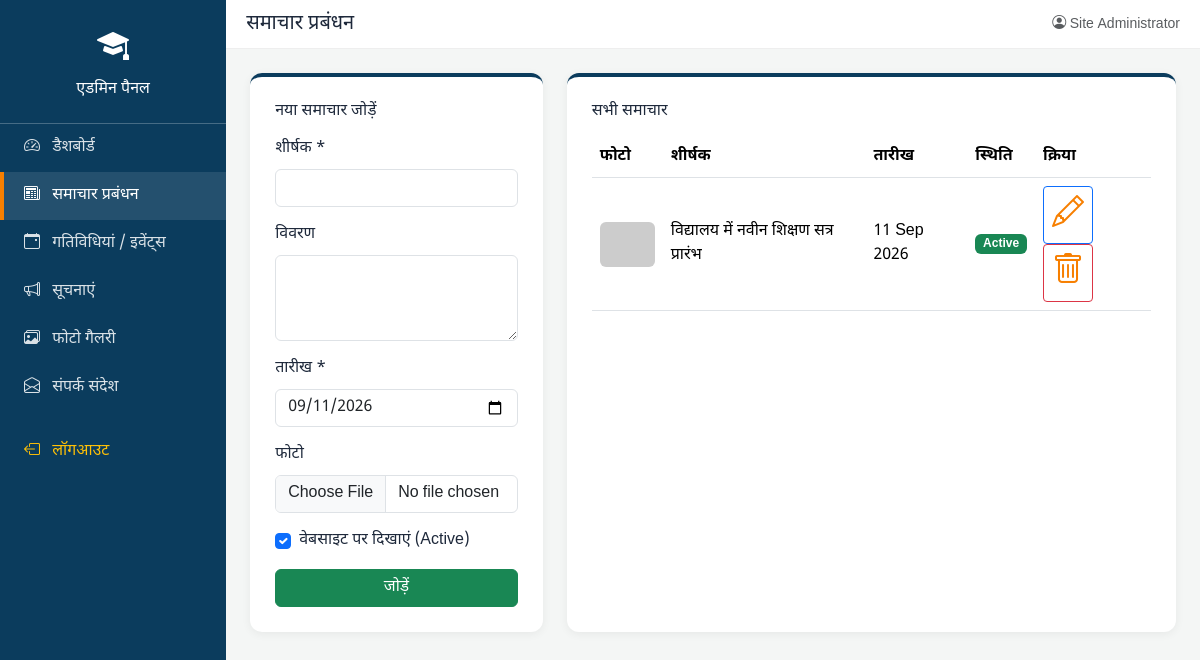
The app's page /admin/news_manage.php (signed in) with its own data.
### tables this page shows
CREATE TABLE IF NOT EXISTS news (
    id INT AUTO_INCREMENT PRIMARY KEY,
    title VARCHAR(300) NOT NULL,
    description TEXT,
    image VARCHAR(255) DEFAULT NULL,
    news_date DATE NOT NULL,
    is_active TINYINT(1) DEFAULT 1,
    created_at TIMESTAMP DEFAULT CURRENT_TIMESTAMP
);

### includes/config.php (called while the page is built, shortened)
<?php
function h($str) {
    return htmlspecialchars($str ?? '', ENT_QUOTES, 'UTF-8');
}

### admin/news_manage.php (the view, shortened to what this page needs)
<?php
require_once __DIR__ . '/includes/auth_check.php';
$edit_row = null;
$all_news = mysqli_query($conn, "SELECT * FROM news ORDER BY created_at DESC");
require_once __DIR__ . '/includes/admin_header.php';
?>
<div class="row g-4">
  <div class="col-md-4">
    <div class="info-card">
      <h6 class="mb-3"><?php echo $edit_row ? 'समाचार संपादित करें' : 'नया समाचार जोड़ें'; ?></h6>
      <form method="POST" enctype="multipart/form-data">
        <div class="mb-3">
          <label class="form-label">शीर्षक *</label>
          <input type="text" name="title" class="form-control" required value="<?php echo $edit_row ? h($edit_row['title']) : ''; ?>">
        </div>
        <div class="mb-3">
          <label class="form-label">विवरण</label>
          <textarea name="description" class="form-control" rows="3"><?php echo $edit_row ? h($edit_row['description']) : ''; ?></textarea>
        </div>
        <div class="mb-3">
          <label class="form-label">तारीख *</label>
          <input type="date" name="news_date" class="form-control" required value="<?php echo $edit_row ? $edit_row['news_date'] : date('Y-m-d'); ?>">
        </div>
        <div class="mb-3">
          <label class="form-label">फोटो <?php echo $edit_row ? '(बदलने हेतु ही चुनें)' : ''; ?></label>
          <input type="file" name="image" class="form-control" accept="image/*">
        </div>
        <div class="form-check mb-3">
          <input type="checkbox" name="is_active" class="form-check-input" id="isActive" <?php echo (!$edit_row || $edit_row['is_active']) ? 'checked' : ''; ?>>
          <label class="form-check-label" for="isActive">वेबसाइट पर दिखाएं (Active)</label>
        </div>
        <button type="submit" class="btn btn-success w-100"><?php echo $edit_row ? 'अपडेट करें' : 'जोड़ें'; ?></button>
      </form>
    </div>
  </div>
  <div class="col-md-8">
    <div class="info-card">
      <h6 class="mb-3">सभी समाचार</h6>
      <div class="table-responsive">
        <table class="table table-hover align-middle">
          <thead><tr><th>फोटो</th><th>शीर्षक</th><th>तारीख</th><th>स्थिति</th><th>क्रिया</th></tr></thead>
          <tbody>
          <?php while ($n = mysqli_fetch_assoc($all_news)): ?>
            <tr>
              <td><img src="<?php echo $n['image'] ? SITE_URL.'/assets/uploads/news/'.h($n['image']) : 'https://via.placeholder.com/60'; ?>" width="55" height="45" style="object-fit:cover;border-radius:6px;"></td>
              <td><?php echo h(mb_strimwidth($n['title'],0,40,'...')); ?></td>
              <td><?php echo date('d M Y', strtotime($n['news_date'])); ?></td>
              <td><?php echo $n['is_active'] ? '<span class="badge bg-success">Active</span>' : '<span class="badge bg-secondary">Hidden</span>'; ?></td>
              <td>
                <a href="?edit=<?php echo $n['id']; ?>" class="btn btn-sm btn-outline-primary"><i class="bi bi-pencil"></i></a>
                <a href="?delete=<?php echo $n['id']; ?>" class="btn btn-sm btn-outline-danger" onclick="return confirm('क्या आप वाकई हटाना चाहते हैं?')"><i class="bi bi-trash"></i></a>
              </td>
            </tr>
          <?php endwhile; ?>
          </tbody>
        </table>
      </div>
    </div>
  </div>
</div>
<?php require_once __DIR__ . '/includes/admin_footer.php'; ?>

### assets/css/style.css (style rules this page uses)
:root { --primary: #0B3C5D; --primary-light: #1D5073; --govt-green: #14532d; --accent: #f77f00; --gold: #d4af37; --light-bg: #f8fafc; --dark-text: #1e293b; }
body { font-family: 'Noto Sans Devanagari', 'Segoe UI', sans-serif; color: var(--dark-text); background: var(--light-bg); }
.info-card { background: #fff; border-radius: 12px; padding: 25px; box-shadow: 0 2px 10px rgba(0,0,0,0.06); height: 100%; transition: transform 0.2s ease; border-top: 4px solid var(--primary); }
.info-card i { font-size: 2rem; color: var(--accent); }

### admin/includes/admin_header.php (style rules this page uses)
body { font-family:'Noto Sans Devanagari', sans-serif; background:#f4f6f5; }

### records on screen
news: title "विद्यालय में नवीन शिक्षण सत्र प्रारंभ", news_date "11 Sep 2026", is_active "Active"

### other values on screen
$page_title "समाचार प्रबंधन"
$_SESSION['admin_name'] "Site Administrator"
